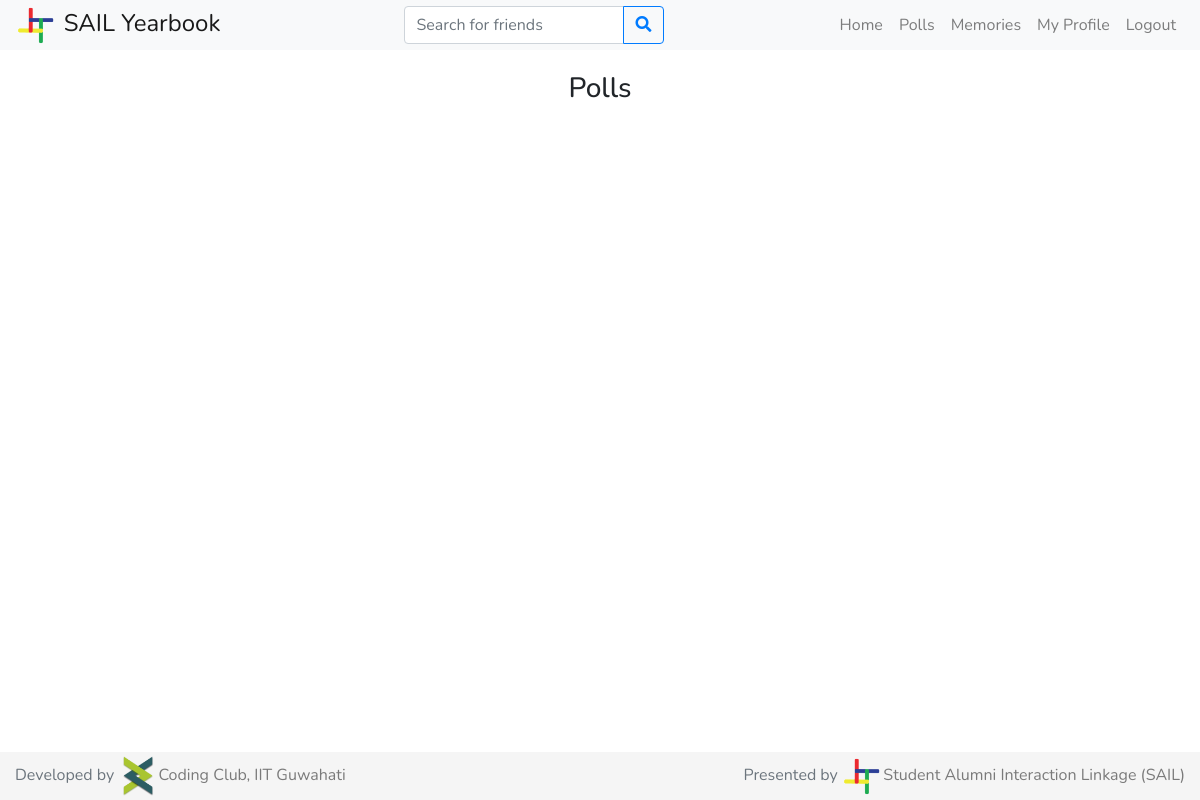
Before: /polls/ (signed in) with the older database file.
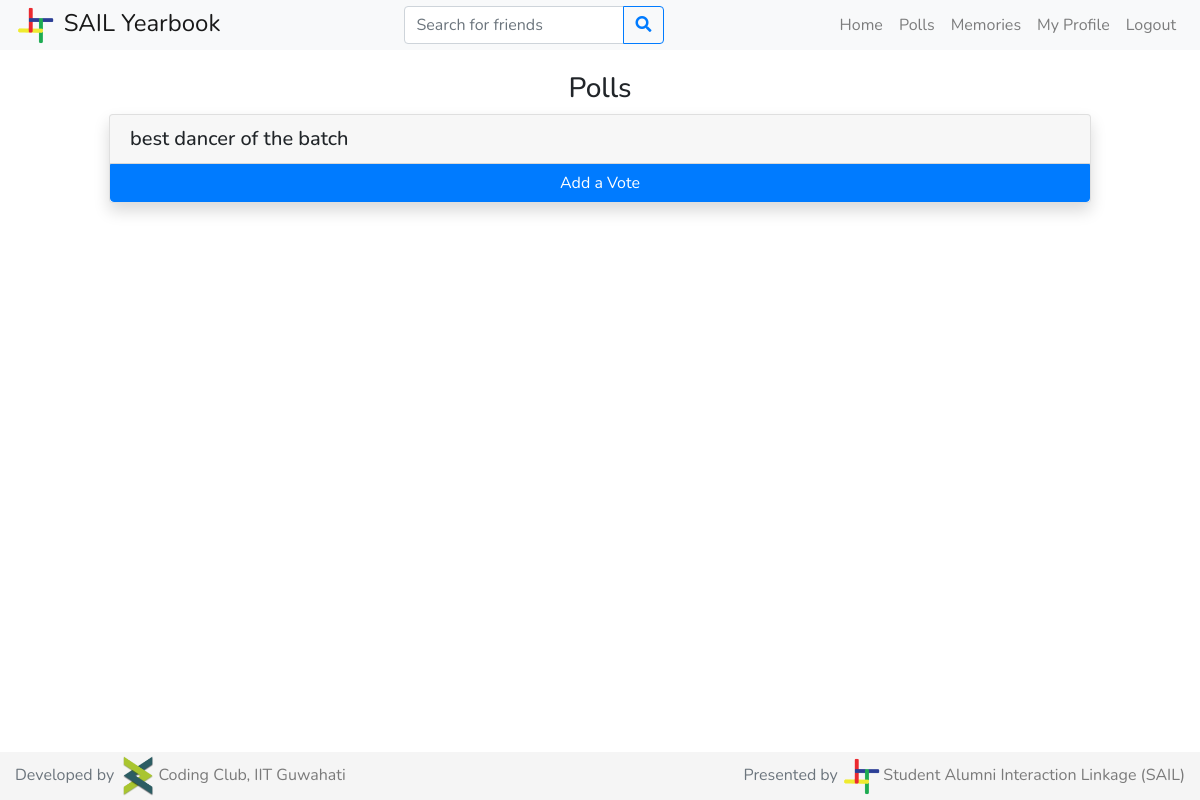
After: the same page with the newer database file.
### students/models.py (models this page shows, shortened)
class PollQuestion(models.Model):
    question = models.CharField(max_length=200)

### students/views.py (the view)
# urls.py: path('polls/', student_views.polls, name='polls'),
def polls(request):
    if request.method == 'GET':
        if request.user and not request.user.is_anonymous:
            logged_in = True
        else:
            logged_in = False
        if logged_in:
            user = User.objects.filter(username=request.user.username).first()
            poll_questions = PollQuestion.objects.all()
            polls = {}
            if user.is_superuser:
                for question in poll_questions:
                    answers = PollAnswer.objects.filter(question=question)
                    answers_count = answers.count()
                    poll_dict = {}
                    for answer in answers:
                        if answer.answer in poll_dict.keys():
                            poll_dict[answer.answer].append(answer.voted_by)
                        else:
                            poll_dict[answer.answer] = [answer.voted_by]
                    polls[(question, answers_count)] = sorted(poll_dict.items(), key=votes_sort_key, reverse=True)
                context = {
                    'polls': polls,
                    'user': user,
                    'logged_in': logged_in
                }
                return render(request, 'admin_home.html', context)
            else:
                user_profile = Profile.objects.filter(user=user).first()
                if not user_profile.graduating:
                    context = {
                        'user': user,
                        'user_profile': user_profile,
                        'logged_in': logged_in
                    }
                    return render(request, 'polls.html', context)
                else:
                    testimonials = Testimonial.objects.filter(given_to=user_profile).order_by('-id')
                    for question in poll_questions:
                        answers = PollAnswer.objects.filter(question=question)
                        myanswer = answers.filter(voted_by=user_profile).first()
                        if myanswer:
                            myanswer = myanswer.answer
                        else:
                            myanswer = None
                        poll_nominees = []
                        for answer in answers:
                            if answer.answer not in poll_nominees:
                                poll_nominees.append(answer.answer)
                        polls[(question, myanswer)] = sorted(poll_nominees, key=nominees_sort_key)
                    context = {
                        'testimonials': testimonials,
                        'polls': polls,
                        'user': user,
                        'user_profile': user_profile,
                        'logged_in': logged_in
                    }
                    return render(request, 'polls.html', context)
        else:
            return HttpResponseRedirect(reverse('login'))
    else:
        return error404(request)

### students/templates/polls.html (shortened to what this page needs)
{% extends 'base.html' %}
{% block content %}
    <div class="container-fluid">
        <div class="row mx-lg-5 mt-4">
            {% if user_profile.graduating %}
                <div class="col-lg-12">
                    <h3 class="text-center">Polls</h3>
                    <div class="container">
                        {% for question, nominees in polls.items %}
                            <div class="card shadow my-2 mx-lg-3">
                                <div class="card-header">
                                    <h5 class="mb-0">{{ question.0.question }}</h5>
                                </div>
                                <button type="button" class="btn btn-primary" style="border-top-right-radius: 0;border-top-left-radius: 0;width: 100%;" data-toggle="modal" data-target="#add-vote-modal-{{ question.0.id }}">
                                    {% if question.1 %}Change your{% else %}Add a{% endif %} Vote
                                </button>
                            </div>
                        {% endfor %}
                    </div>
                </div>
            {% else %}
                <div class="col-lg-3"></div>
                <div class="col-lg-6">
                    <h2 class="text-center">Search for the graduating batch students, above to give testimonials.</h2>
                </div>
                <div class="col-lg-3"></div>
            {% endif %}
        </div>
    </div>
{% endblock %}

Changed rows visible on the page:
added PollQuestion: question "best dancer of the batch", {{ question.0.id }} 1 (drawn)
